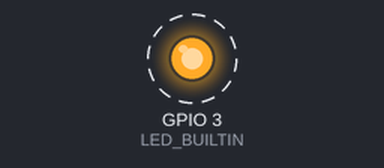
Bench run of a sketch on a simulated ESP32. Shown: output pins drawn as LEDs (lit = HIGH). Dashed ring = blinking. What the sketch prints to the serial monitor is not drawn.

Above: at 0.5 s.
Timing chart, 0 to 4.6 s (numbered marks = the images above):
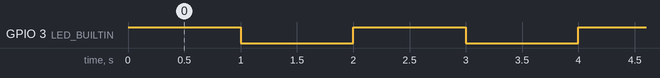

Measured:
- by itself, GPIO 3 (LED_BUILTIN): alternates HIGH for 1.0 s and LOW for 1.0 s

The sketch:

mutex-multitask-example.ino
```cpp
//================================================================================//
/*
  ESP32 Mutex Example
  Read more at https://circuitstate.com/tutorials/how-to-write-parallel-multitasking-applications-for-esp32-with-freertos-arduino
*/
//================================================================================//
#define LED_BUILTIN 3

SemaphoreHandle_t xMutex = NULL;  // Create a mutex object

int counter = 0;  // A shared variable

//================================================================================//

// the setup function runs once when you press reset or power the board
void setup() {
  // initialize digital pin LED_BUILTIN as an output.
  pinMode (LED_BUILTIN, OUTPUT);

  Serial.begin (115200);

  xMutex = xSemaphoreCreateMutex();  // create a mutex object

  xTaskCreatePinnedToCore (
    task1,     // Function to implement the task
    "task1",   // Name of the task
    1000,      // Stack size in words
    NULL,      // Task input parameter
    10,         // Priority of the task
    NULL,      // Task handle.
    0          // Core where the task should run
  );

  xTaskCreatePinnedToCore (
    task2,     // Function to implement the task
    "task2",   // Name of the task
    1000,      // Stack size in words
    NULL,      // Task input parameter
    10,         // Priority of the task
    NULL,      // Task handle.
    0          // Core where the task should run
  );
}

//================================================================================//

// the loop function runs over and over again forever
void loop() {
  digitalWrite (LED_BUILTIN, HIGH);  // turn the LED on (HIGH is the voltage level)
  delay (1000);  // wait for a second
  digitalWrite (LED_BUILTIN, LOW); // turn the LED off by making the voltage LOW
  delay (1000);  // wait for a second
}

//================================================================================//

// this task will periodically lock the mutex, increment the counter by 1 and unlock the mutex
void task1 (void *pvParameters) {
  while (1) {
    if (xSemaphoreTake (xMutex, portMAX_DELAY)) {  // take the mutex
      Serial.print ("Task 1: Mutex acquired at ");
      Serial.println (xTaskGetTickCount());
      counter = counter + 1;  // increment the counter
      Serial.print ("Task 1: Counter = ");
      Serial.println (counter);
      delay (1000);
      xSemaphoreGive (xMutex);  // release the mutex
      delay (100);
    }
  }
}

//================================================================================//

// this task will periodically lock the mutex, increment the counter by 1000 and unlock the mutex
void task2 (void *pvParameters) {
  while (1) {
    if (xSemaphoreTake (xMutex, (200 * portTICK_PERIOD_MS))) {  // try to acquire the mutex
      Serial.print ("Task 2: Mutex acquired at ");
      Serial.println (xTaskGetTickCount());
      counter = counter + 1000;
      Serial.print ("Task 2: Counter = ");
      Serial.println (counter);
      xSemaphoreGive (xMutex);  // release the mutex
      delay (100);
    }
    else {  // if the mutex was not acquired within 200ms
      Serial.print ("Task 2: Mutex not acquired at ");
      Serial.println (xTaskGetTickCount());
    }
  }
}

//================================================================================//
```
